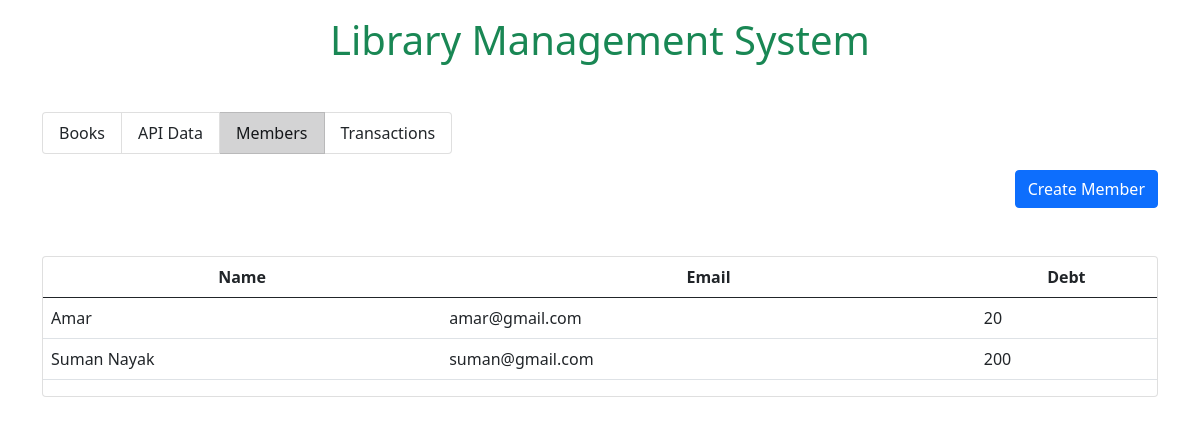
The page /members/ on the database its author committed.
### app/models.py (models this page shows, shortened)
class Member(models.Model):
    name = models.CharField(max_length=255)
    email = models.EmailField(unique=True)
    debt = models.CharField(blank=True, default=0, max_length=225)

### app/views.py (the view)
# urls.py: path('members/', Members, name='members'),
def Members(request):
    if request.method == 'POST':
        name = request.POST.get('name')
        email = request.POST.get('email')
        debt = request.POST.get('debt')
        reg = Member(name=name, email=email, debt=debt)
        reg.save()
        messages.success(request, 'Member has been registered.')
        return redirect('members')
    else:
        data = Member.objects.all()
        context = {'data':data}
        return render(request, 'member.html', context)

### app/templates/member.html (shortened to what this page needs)
<!doctype html>
<html lang="en">
<head>
    <link href="https://cdn.jsdelivr.net/npm/bootstrap@5.0.2/dist/css/bootstrap.min.css" rel="stylesheet"
>
</head>
<body>
    <div class="container mt-3" style="width: 80rem;">
        <h1 class="text-success text-center">Library Management System</h1>
        <ul class="list-group list-group-horizontal mb-3 mt-5">
            <a href="/" class="list-group-item">Books</a>
            <a href="{% url 'apidata' %}" class="list-group-item">API Data</a>
            <a href="{% url 'members' %}" class="list-group-item list-group-item-dark">Members</a>
            <a href="{% url 'transaction' %}" class="list-group-item">Transactions</a>
        </ul>
        <div class="text-end">
            <button class="btn btn-primary" data-bs-toggle="modal" href="#CreateMemberModalToggle" role="button">Create
                Member</button>
        </div>
        <div class="card mt-5">
            <table class="table">
                <thead>
                    <tr>
                        <th scope="col" class="text-center">Name</th>
                        <th scope="col" class="text-center">Email</th>
                        <th scope="col" class="text-center">Debt</th>
                    </tr>
                </thead>
                <tbody>
                    {% for dt in data %}
                    <tr>
                        <td>{{dt.name}}</td>
                        <td>{{dt.email}}</td>
                        <td>{{dt.debt}}</td>
                    </tr>
                    {% endfor %}
                </tbody>
            </table>
        </div>
    </div>
</body>
</html>

### rows shown on the page
Member: name "Amar", email "amar@gmail.com", debt "20"
Member: name "Suman Nayak", email "suman@gmail.com", debt "200"
